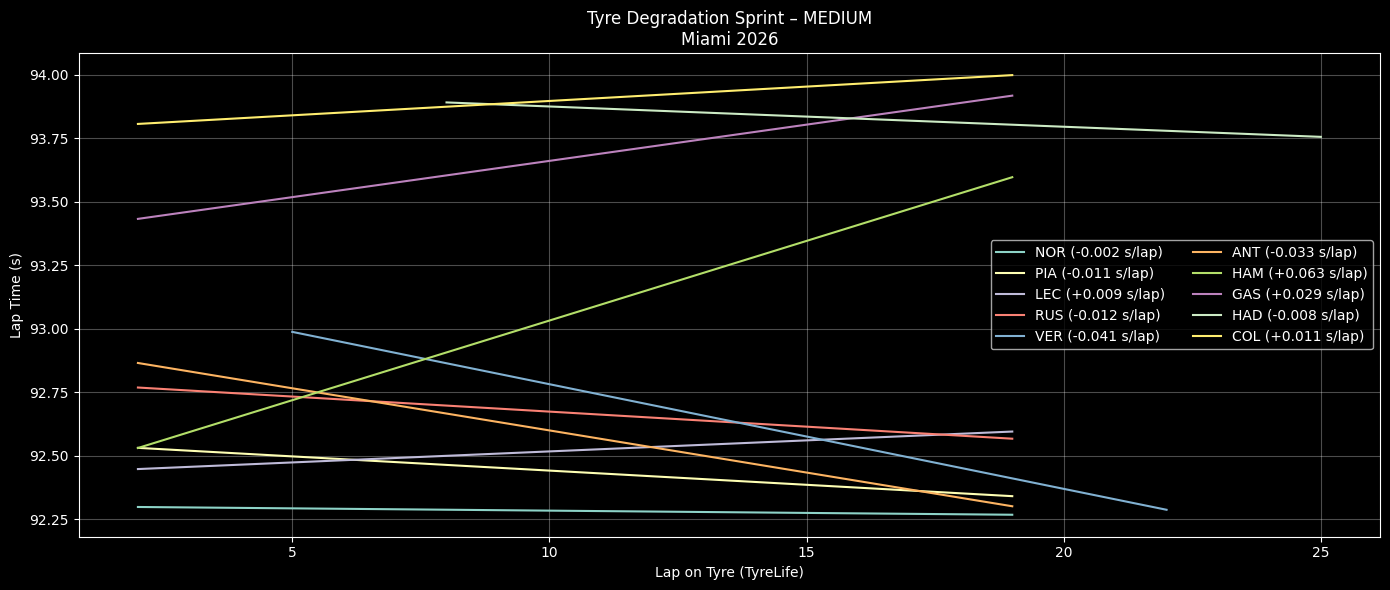

Write Python code to recreate this figure.
import fastf1, os
import pandas as pd
import numpy as np
import matplotlib.pyplot as plt
from pathlib import Path

# ========= CONFIG =========
YEAR = 2026
GP = "Miami"
SESSION = "S"
COMPOUND = "MEDIUM"      # SOFT / MEDIUM / HARD
TOP_N = 10             # Top N finishers
CACHE_DIR = Path("/content/fastf1_cache")

# ========= CACHE =========
CACHE_DIR.mkdir(parents=True, exist_ok=True)
fastf1.Cache.enable_cache(CACHE_DIR)

# ========= LOAD SESSION =========
session = fastf1.get_session(YEAR, GP, SESSION)
session.load()

laps = session.laps.copy()
laps = laps[laps["IsAccurate"]]

# Convert laptime to seconds
laps["LapTimeSec"] = laps["LapTime"].dt.total_seconds()

# ========= SELECT TOP DRIVERS =========
drivers = (
    session.results
    .sort_values("Position")
    .head(TOP_N)["Abbreviation"]
    .tolist()
)

laps = laps[laps["Driver"].isin(drivers)]

# ========= CLEAN LAPS =========
laps = laps[
    laps["PitInTime"].isna() &
    laps["PitOutTime"].isna() &
    (laps["Compound"] == COMPOUND)
]

# ========= REMOVE OUTLIERS (IQR PER DRIVER PER STINT) =========
clean = []

for (d, stint), dl in laps.groupby(["Driver", "Stint"]):
    if len(dl) < 5:
        continue

    q1, q3 = dl["LapTimeSec"].quantile([0.25, 0.75])
    iqr = q3 - q1

    dl = dl[
        (dl["LapTimeSec"] >= q1 - 1.5 * iqr) &
        (dl["LapTimeSec"] <= q3 + 1.5 * iqr)
    ]

    clean.append(dl)

clean = pd.concat(clean)

# ========= PLOT TYRE DEGRADATION =========
plt.figure(figsize=(14,6))

for d in drivers:
    dl = clean[clean["Driver"] == d]

    # pilih stint terpanjang untuk driver tsb
    if dl.empty:
        continue

    stint_id = (
        dl.groupby("Stint").size().idxmax()
    )

    stint_laps = dl[dl["Stint"] == stint_id]

    if len(stint_laps) < 5:
        continue

    x = stint_laps["TyreLife"]
    y = stint_laps["LapTimeSec"]

    # Linear regression → degradation slope
    z = np.polyfit(x, y, 1)
    y_fit = np.polyval(z, x)

    plt.plot(x, y_fit, label=f"{d} ({z[0]:+.03f} s/lap)")

plt.title(f"Tyre Degradation Sprint – {COMPOUND}\n{GP} {YEAR}")
plt.xlabel("Lap on Tyre (TyreLife)")
plt.ylabel("Lap Time (s)")
plt.grid(alpha=0.3)
plt.legend(ncol=2)
plt.tight_layout()
plt.show()
